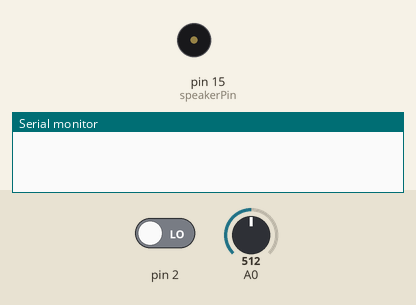
This sketch was run on a simulated Arduino Uno, built with avr-gcc and run on an emulated ATmega328P. Parts: buzzer (waves = sounding), the last lines printed to the serial monitor. The inputs (shaded band) are chosen by the test bench; at power-on: pin 2 LOW, A0 = 512. Random numbers use the default seed unless the sketch sets one.

Above: at 1.2 s.
1.3 s: pin 2 driven HIGH
At 5.1 s:
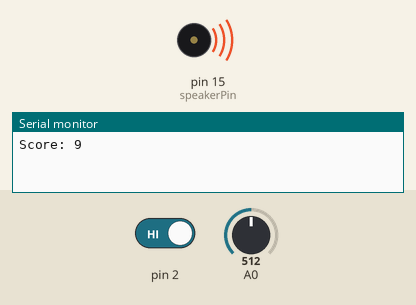
Timing chart, 0 to 6.6 s (numbered marks = the images above; inputs shaded):
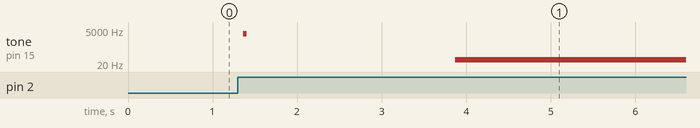

The sketch:

Missile_Command.ino
```cpp
#include "Pitches.h"

const int NUMBER_OF_COLUMNS = 3;
const int NUMBER_OF_ROWS = 8;
const int NUMBER_OF_BUTTONS = 3;
const int pinForCol[3] = {11, 12, 13};
const int pinForRow[8] = {10, 9, 8, 7, 6, 5, 4, 3};
const int speakerPin = 15;

volatile boolean missileLaunched = false;

int gameSpeed = 1000; //300 is the minimum value the arduino can handle
int loopCycles = 0;
int bombRowForColumn[3] = {8, 8, 8};//8 is a flag value which means there is no bomb in the column
int missileRowForColumn[3] = {-1, -1, -1};//-1 is a flag value which means there is no missile in the column
int buttonInput = 0;
int score = 0;
int columnsDestroyed = 0;

boolean ledValues[NUMBER_OF_ROWS][NUMBER_OF_COLUMNS] = {
{false, false, false},
{false, false, false},
{false, false, false},
{false, false, false},
{false, false, false},
{false, false, false},
{false, false, false},
{false, false, false},
};

void setup() {
  Serial.begin(9600);
  randomSeed(analogRead(0));// pin0 is disconnected so noise generates random numbers
  for (int row = 0; row < NUMBER_OF_ROWS; row++){
  pinMode(pinForRow[row], OUTPUT);
  }
  for (int col = 0; col < NUMBER_OF_COLUMNS; col++){
  pinMode(pinForCol[col], OUTPUT);
  }
  pinMode(speakerPin, OUTPUT);
  attachInterrupt(0, missileFired, RISING);
}

void loop() {
  if(loopCycles == gameSpeed){//positions of objects are only updated when loopCycles = gameSpeed
    loopCycles = 0;

    //handles generation of bombs
    int newBombColumn = random(3); //generates column between 0 and 2
    if (bombRowForColumn[newBombColumn] == 8){ //if 8, then a bomb does not exist in the column
      bombRowForColumn[newBombColumn] = -1; //generates bomb in row -1
    }

    //handles generation of missiles
    if (missileLaunched){
      buttonInput = analogRead(A0);
      if (buttonInput > 1019 && buttonInput < 1024 && missileRowForColumn[0] == -1 && missileRowForColumn[0] != 9){
        missileRowForColumn[0] = 8;//blue column
      } else if (buttonInput > 850 && buttonInput < 855 && missileRowForColumn[1] == -1 && missileRowForColumn[1] != 9){
        missileRowForColumn[1] = 8;//red column
      } else if (buttonInput > 678 && buttonInput < 683 && missileRowForColumn[2] == -1 && missileRowForColumn[2] != 9){
        missileRowForColumn[2] = 8;//white column
      } else {
//        Serial.println("Button error");
      }
      missileLaunched = false;
      tone(speakerPin, NOTE_E7, 40);
    }

    //handles motion of objects
    for (int col = 0; col < NUMBER_OF_COLUMNS; col++){
      //handles bombs falling
      int bombRow = bombRowForColumn[col];
      if (bombRow < 7){ //if bombRow == 8 then there is no bomb in the column
          bombRowForColumn[col]++;//bomb falls one row, when bomb reaches row 8 it is no longer in play
          ledValues[bombRowForColumn[col]][col] = true; //turns on led in bomb's current position
          ledValues[bombRowForColumn[col]-1][col] = false;//turns off led in bomb's previous position
      } else if (bombRow == 7){
          for (int row = 0; row < NUMBER_OF_ROWS; row++){
            ledValues[row][col] = true;
          }
          missileRowForColumn[col] = 9;
          columnsDestroyed++;
          tone(speakerPin, NOTE_E1, 1000);
      }


      //handles missiles rising
      int missileRow = missileRowForColumn[col];
      if (missileRow > -1 && missileRow < 9){ //if missileRow == -1 then there is no missile in the column
          missileRowForColumn[col]--;//missile rises one row, when missile reaches row -1 it is no longer in play
          ledValues[missileRowForColumn[col]][col] = true; //turns on led in missile's current position
          ledValues[missileRowForColumn[col]+1][col] = false;//turns off led in missile's previous position
      }

      //handles missile/bomb collision
      int distanceBetweenMissileAndBomb = missileRowForColumn[col] - bombRowForColumn[col];
      if (distanceBetweenMissileAndBomb == 0 || distanceBetweenMissileAndBomb == 1){
        ledValues[bombRowForColumn[col]][col] = false;//turn off LED for bomb
        ledValues[missileRowForColumn[col]][col] = false;//turn off LED for missile
        bombRowForColumn[col] = 8; //when bomb reaches row 8 it is no longer in play
        missileRowForColumn[col] = -1; //when missile reaches row -1 it is no longer in play
        tone(speakerPin, NOTE_E5, 50);
      }
    }
    if (gameSpeed > 300){
    gameSpeed -= 20;//game gets faster until gameSpeed reaches 400
    }
    if (columnsDestroyed < 3){
      score++;
    } else if (columnsDestroyed == 3){
      tone(speakerPin, NOTE_E1, 1000);
      Serial.print("Score: ");
      Serial.println(score);
      columnsDestroyed++;
    }
  }
  updateLEDs();
  loopCycles++;
}

void updateLEDs(){
  for (int col = 0; col < NUMBER_OF_COLUMNS; col++){
    digitalWrite(pinForCol[col], LOW);//disable current column

    for (int row = 0; row < NUMBER_OF_ROWS; row++){
      if (row-1 >= 0){
      digitalWrite(pinForRow[row-1], HIGH);//disable previous row
      }
      digitalWrite(pinForRow[row], HIGH);//disable row
      boolean ledIsOn = ledValues[row][col];

      if (ledIsOn == true){
        digitalWrite(pinForRow[row], LOW);//enable row
        digitalWrite(pinForCol[col], HIGH);//enable column

      }else if (ledIsOn == false) {
        digitalWrite(pinForRow[row], HIGH);//disable row
      }
    }
    for (int row = 0; row < NUMBER_OF_ROWS; row++){
      digitalWrite(pinForRow[row], HIGH);//disables all rows for the current column
    }
    digitalWrite(pinForCol[col], LOW);//disable current column
  }
}

void missileFired(){
  missileLaunched = true; //maybe put an anologRead here instead
//  buttonInput = analogRead(A0);
}
```

Pitches.h
```cpp
/*************************************************
 * Public Constants
 *************************************************/

#define NOTE_B0  31
#define NOTE_C1  33
#define NOTE_CS1 35
#define NOTE_D1  37
#define NOTE_DS1 39
#define NOTE_E1  41
#define NOTE_F1  44
#define NOTE_FS1 46
#define NOTE_G1  49
#define NOTE_GS1 52
#define NOTE_A1  55
#define NOTE_AS1 58
#define NOTE_B1  62
#define NOTE_C2  65
#define NOTE_CS2 69
#define NOTE_D2  73
#define NOTE_DS2 78
#define NOTE_E2  82
#define NOTE_F2  87
#define NOTE_FS2 93
#define NOTE_G2  98
#define NOTE_GS2 104
#define NOTE_A2  110
#define NOTE_AS2 117
#define NOTE_B2  123
#define NOTE_C3  131
#define NOTE_CS3 139
#define NOTE_D3  147
#define NOTE_DS3 156
#define NOTE_E3  165
#define NOTE_F3  175
#define NOTE_FS3 185
#define NOTE_G3  196
#define NOTE_GS3 208
#define NOTE_A3  220
#define NOTE_AS3 233
#define NOTE_B3  247
#define NOTE_C4  262
#define NOTE_CS4 277
#define NOTE_D4  294
#define NOTE_DS4 311
#define NOTE_E4  330
#define NOTE_F4  349
#define NOTE_FS4 370
#define NOTE_G4  392
#define NOTE_GS4 415
#define NOTE_A4  440
#define NOTE_AS4 466
#define NOTE_B4  494
#define NOTE_C5  523
#define NOTE_CS5 554
#define NOTE_D5  587
#define NOTE_DS5 622
#define NOTE_E5  659
#define NOTE_F5  698
#define NOTE_FS5 740
#define NOTE_G5  784
#define NOTE_GS5 831
#define NOTE_A5  880
#define NOTE_AS5 932
#define NOTE_B5  988
#define NOTE_C6  1047
#define NOTE_CS6 1109
#define NOTE_D6  1175
#define NOTE_DS6 1245
#define NOTE_E6  1319
#define NOTE_F6  1397
#define NOTE_FS6 1480
#define NOTE_G6  1568
#define NOTE_GS6 1661
#define NOTE_A6  1760
#define NOTE_AS6 1865
#define NOTE_B6  1976
#define NOTE_C7  2093
#define NOTE_CS7 2217
#define NOTE_D7  2349
#define NOTE_DS7 2489
#define NOTE_E7  2637
#define NOTE_F7  2794
#define NOTE_FS7 2960
#define NOTE_G7  3136
#define NOTE_GS7 3322
#define NOTE_A7  3520
#define NOTE_AS7 3729
#define NOTE_B7  3951
#define NOTE_C8  4186
#define NOTE_CS8 4435
#define NOTE_D8  4699
#define NOTE_DS8 4978
```
